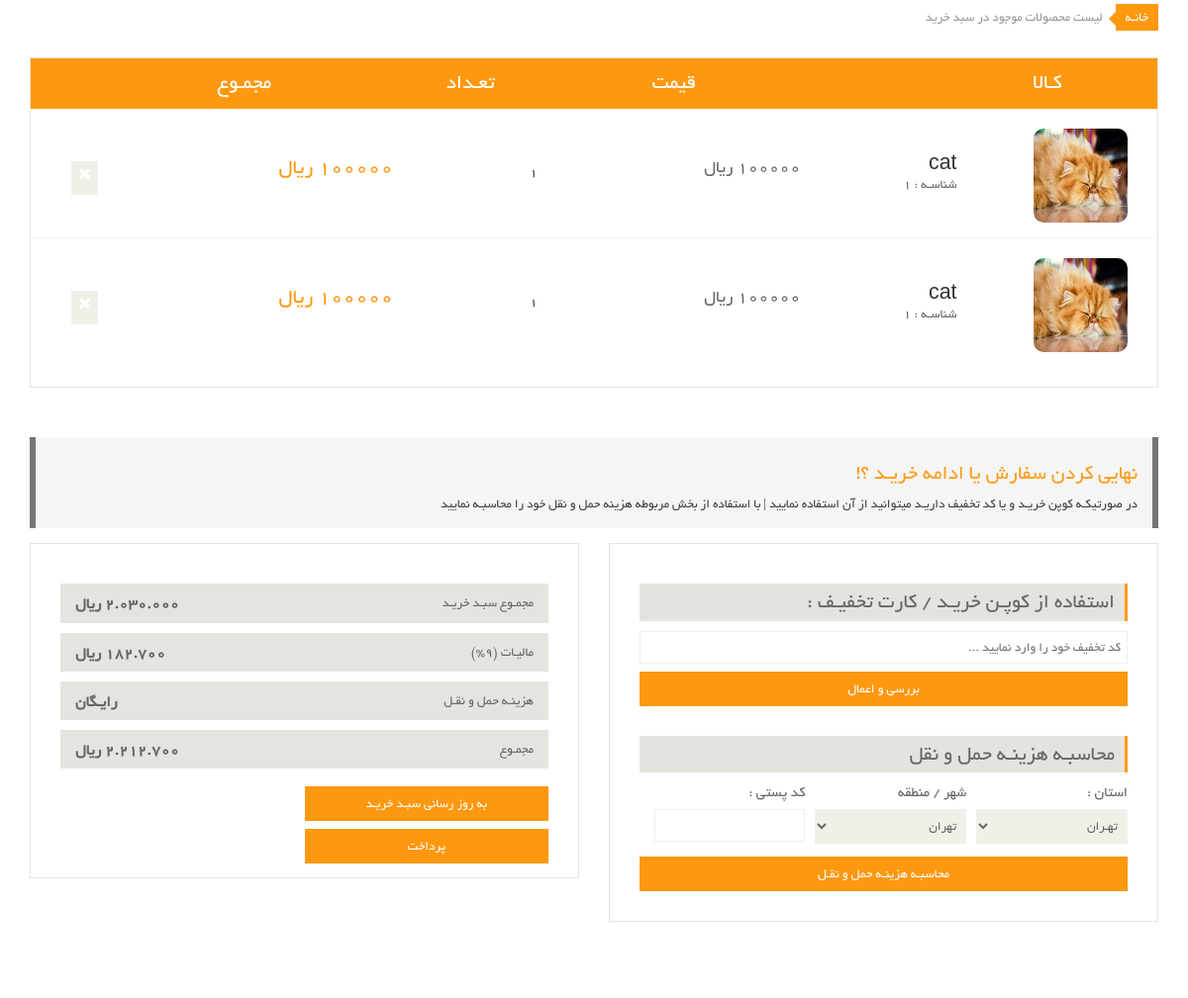
The app's page /order-items (signed in), older data.
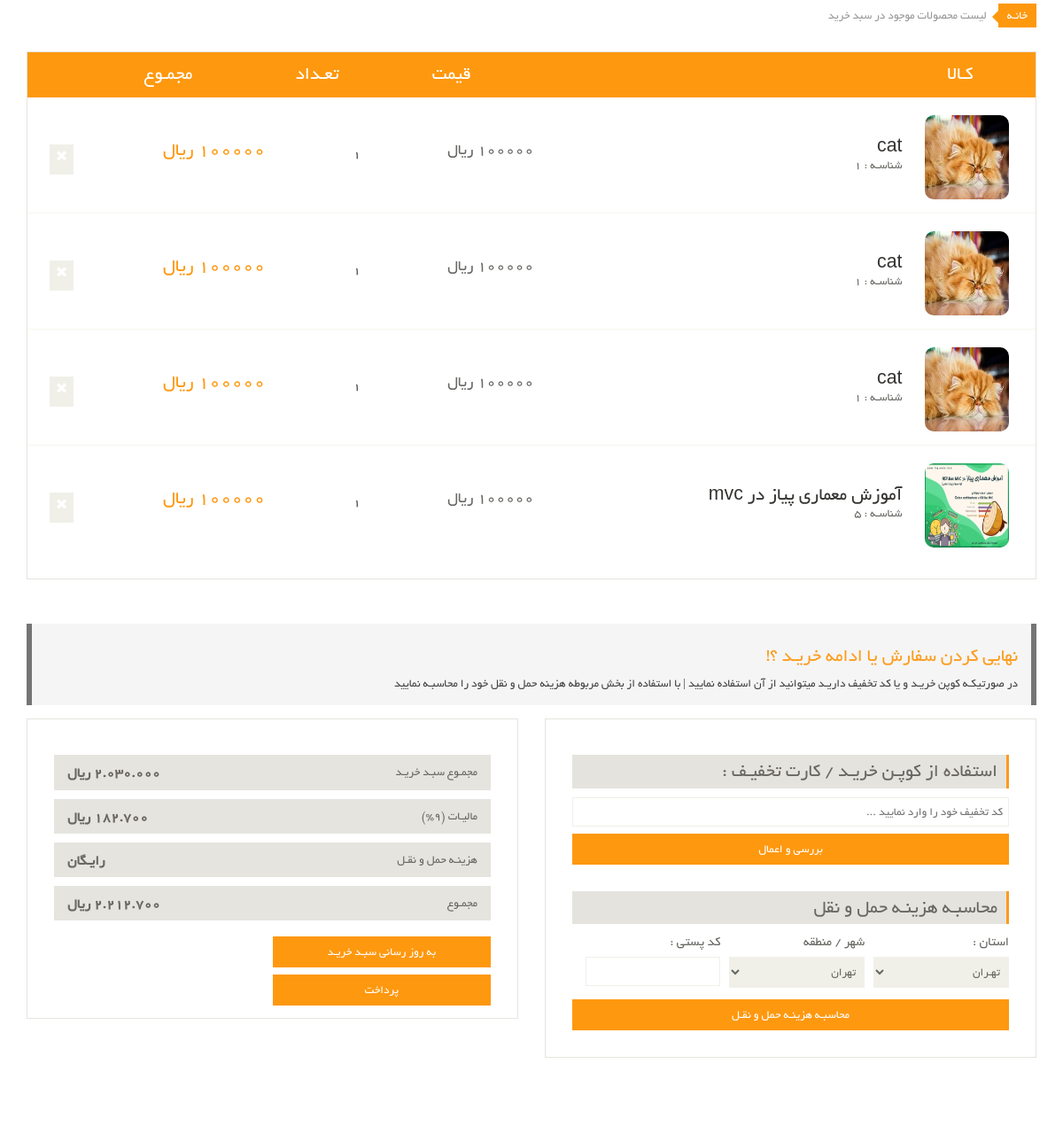
The same page, newer data.
### eshop_order/models.py (models this page shows, shortened)
class OrderDetail(models.Model):
    order = models.ForeignKey(Order, on_delete=models.CASCADE, verbose_name='سبد خرید')
    product = models.ForeignKey(Product, on_delete=models.CASCADE, verbose_name='محصول')
    price = models.IntegerField(verbose_name='قیمت محصول')
    size = models.CharField(default='X',max_length=10,verbose_name='سایز')
    color = models.CharField(default='آبی',max_length=50,verbose_name='رنگ')
    count = models.IntegerField(verbose_name='تعداد')
    is_send = models.BooleanField(default=False, verbose_name='ارسال شده / نشده')
    class Meta:
        verbose_name = 'جزییات محصول'
        verbose_name_plural = 'اطلاعات جزییات محصولات'
    def detail_price_sum(self):
        return self.count * self.price

### eshop_products/models.py (models this page shows, shortened)
class Product(models.Model):
    title = models.CharField(max_length=40, verbose_name='عنوان')
    description = models.TextField(verbose_name='توضیحات')
    price = models.IntegerField(verbose_name='قیمت')
    image = models.ImageField(upload_to='products/', null=True, verbose_name='تصویر')
    attribute = models.ManyToManyField(ProductAttribute,blank=True, verbose_name='مشخصات')
    slug = models.SlugField(unique=True, verbose_name='شناسه')
    active = models.BooleanField(default=False, verbose_name='موجود / ناموجود')
    timestamp = models.DateTimeField(auto_now_add=True, verbose_name='تاریخ')
    category = models.ManyToManyField(ProductCategory, blank=True, verbose_name='دسته بندی ها')
    likes = models.ManyToManyField(User, blank=True,verbose_name="لایک ها")
    objects = ProductManager()
    class Meta:
        verbose_name_plural = 'محصولات'
        verbose_name = 'محصول'
        ordering = ['id']
    def thumbnail_pic(self):
        return format_html(f"<img  width=120 height=100 style='border-radius : 20px;' src={self.image.url} />")
    thumbnail_pic.short_description = 'تصویر'

### eshop_order/views.py (the view)
# urls.py: path('order-items', user_order_items, name='order-items'),
@login_required(login_url='/login')
def user_order_items(request):
    user_id = request.user.id
    order = Order.objects.filter(owner_id=user_id, is_paid=False).first()
    if order is None:
        raise Http404('کاربر هیچ محصولی در سبد خرید ندارد')
    order_items = OrderDetail.objects.all().filter(order=order)
    context = {
        "order": order_items
    }
    return render(request, 'order/user_order_detail.html', context)

### eshop_order/templates/order/user_order_detail.html (shortened to what this page needs)
{% extends 'shared/Main_Layout.html' %}
{% load static %}
{% block content %}
<section id="cart_items">
		<div class="container">
			<div class="breadcrumbs">
				<ol class="breadcrumb">
				  <li><a href="{% url 'home_page' %}">خانـه</a></li>
				  <li class="active">لیست محصولات موجود در سبد خرید</li>
				</ol>
			</div>
			{% if order.count != 0 %}
                <div class="table-responsive cart_info">
				<table class="table table-condensed">
					<thead>
						<tr class="cart_menu">
							<td class="image">کـالا</td>
							<td class="description"></td>
							<td class="price">قیمت</td>
							<td class="quantity">تعـداد</td>
							<td class="total">مجمـوع</td>
							<td></td>
						</tr>
					</thead>
					<tbody>
						{% for items in order %}
                            <tr>
							<td class="cart_product">
								<a href=""><img style="width: 95px;height: 95px; border-radius: 10px;" src="{{ items.product.image.url }}" alt=""></a>
							</td>
							<td class="cart_description">
								<h4>
                                    <a href="/products/{{ items.product.id }}/{{ items.product.slug }}">
                                    {{ items.product.title  }}
                                    </a>
                                </h4>
								<p>شناسـه : {{ items.product.id }}</p>
							</td>
							<td class="cart_price">
								<p> {{ items.product.price}} ریال </p>
							</td>
							<td class="cart_quantity">
								<div class="cart_quantity_button">
									<span>
                                        {{ items.count }}
                                    </span>
								</div>
							</td>
							<td class="cart_total">
								<p class="cart_total_price">{{ items.detail_price_sum}} ريال </p>
							</td>
							<td class="cart_delete">
								<a class="cart_quantity_delete" href="{% url 'delete-user-order' item_id=items.id %} "><i class="fa fa-times"></i></a>
							</td>
						</tr>
						{% endfor %}
					</tbody>
				</table>
			</div>
            {% else %}
                <div class="alert alert-warning">
                <h3 style="color:#690e07;" align="center">
                  هیچ محصولی در سبد خرید شما وجود ندارد
                </h3>
                </div>
			{% endif %}
		</div>
	</section>
    <section id="do_action">
		<div class="container">
			<div class="heading">
				<h3>نهایی کردن سفارش یا ادامه خریـد ؟! </h3>
				<p>در صورتیکـه کوپن خریـد و یا کد تخفیف داریـد میتوانید از آن استفاده نمایید | با استفاده از بخش مربوطه هزینه حمل و نقل خود را محاسبـه نمایید</p>
			</div>
			<div class="row">
				<div class="col-sm-6">
					<div class="chose_area">
						<ul class="user_option">
							<li>
								<h3>استفاده از کوپـن خریـد / کارت تخفیـف :</h3>
							</li>
							<li class="single_field zip-field">
								<input type="text" placeholder="کد تخفیف خود را وارد نمایید ...">
							</li>
							<li>
								<a class="btn btn-default update" href="">بررسی و اعمال</a>
							</li>
						</ul>
						<ul class="user_info">
							<h3>محاسبـه هزینـه حمل و نقل</h3>
							<li class="single_field">
								<label>استان :</label>
								<select>
									<option>تهـران</option>
								</select>
							</li>
							<li class="single_field">
								<label>شهر / منطقه</label>
								<select>
									<option>تهران</option>
								</select>
							</li>
							<li class="single_field zip-field">
								<label>کد پستی :</label>
								<input type="text">
							</li>
						</ul>
						<a class="btn btn-default update" href="">محاسبـه هزینـه حمل و نقـل</a>
					</div>
				</div>
				<div class="col-sm-6">
					<div class="total_area">
						<ul>
							<li>مجمـوع سبـد خریـد <span>2.030.000 ريال</span></li>
							<li>مالیـات (9%) <span>182.700 ريال</span></li>
							<li>هزینـه حمل و نقـل <span>رایـگان</span></li>
							<li>مجمـوع <span>2.212.700 ريال</span></li>
						</ul>
							<a class="btn btn-default update" href="shop.html">به روز رسانی سبـد خریـد </a>
							<a class="btn btn-default check_out" href="checkout.html">پرداخت</a>
					</div>
				</div>
			</div>
		</div>
	</section>
{% endblock %}

### templates/shared/Main_Layout.html (shortened to what this page needs)
{% load render_partial %}
<!DOCTYPE html>
<html lang="en">
<head>
    {% include 'shared/header_refrences.html' %}
</head>
<body>
{% block content %}
{% endblock %}
</body>
</html>

### templates/shared/header_refrences.html (shortened to what this page needs)
{% load static %}
<link href="{% static 'css/bootstrap.min.css' %}" rel="stylesheet">
<link href="{% static 'css/font-awesome.min.css' %}" rel="stylesheet">
<link href="{% static 'css/prettyPhoto.css' %}" rel="stylesheet">
<link href="{% static 'css/price-range.css' %}" rel="stylesheet">
<link href="{% static 'css/animate.css' %}" rel="stylesheet">
<link href="{% static 'css/main.css' %}" rel="stylesheet">
<link href="{% static 'css/responsive.css' %}" rel="stylesheet">

### templates/shared/footer_refrences.html (shortened to what this page needs)
{% load static %}

### assets/css/main.css (style rules this page uses)
body { font-family: 'BYekan'; font-size: 10pt; position: relative; font-weight: normal; direction: rtl; }
ul li { list-style: none; }
a { -webkit-transition: 300ms; -moz-transition: 300ms; -o-transition: 300ms; transition: 300ms; }
h1, h2, h3, h4, h5, h6 { font-family: 'BYekan', sans-serif; }
#do_action { margin-bottom: 50px; }
.breadcrumbs { position: relative; }
.breadcrumbs .breadcrumb { background:transparent; margin-bottom: 50px; padding-right: 0; }
.breadcrumbs .breadcrumb li a { background:#FE980F; color: #FFFFFF; padding: 3px 10px; }
.breadcrumbs .breadcrumb li a:after { content:""; height:auto; width: auto; border-width: 8px; border-style: solid; border-color: transparent #FE980F transparent transparent; position: absolute; top: 11px; right: 42px; }
.breadcrumbs .breadcrumb > li + li:before { content: " "; }
#cart_items .cart_info { border: 1px solid #E6E4DF; margin-bottom: 50px }
#cart_items .cart_info .cart_menu { background: #FE980F; color: #fff; font-size: 16pt; font-family: 'BYekan', sans-serif; font-weight: normal; text-align: center; }
#cart_items .cart_info .table.table-condensed thead tr { height: 51px; }
#cart_items .cart_info .table.table-condensed tr { border-bottom: 1px solid#F7F7F0 }
#cart_items .cart_info .table.table-condensed tr:last-child { border-bottom: 0 }
.cart_info table tr td { border-top: 0 none; vertical-align: inherit; }
#cart_items .cart_info .image { padding-right: 30px; }
#cart_items .cart_info .cart_description h4 { margin-bottom: 0 }
#cart_items .cart_info .cart_description h4 a { color: #363432; font-family: 'BYekan',sans-serif; font-size: 16pt; font-weight: normal; }
#cart_items .cart_info .cart_description p { color:#696763 }
#cart_items .cart_info .cart_price p { color:#696763; font-size: 18px }
#cart_items .cart_info .cart_total_price { color: #FE980F; font-size: 16pt; }
.cart_product { display: block; margin: 15px 25px 10px -50px; }
.cart_delete { display: block; margin-right: -12px; overflow: hidden; }
.cart_delete a { background:#F0F0E9; color: #FFFFFF; padding: 5px 7px; font-size: 16px }
.heading h3 { color: #363432; font-size: 20px; font-family: 'BYekan', sans-serif; }
.heading p { color: #434343; font-size: 10pt; font-weight: 300; }
#do_action .heading { padding: 5px 15px 5px; border-right: 6px solid #757575; border-left: 6px solid #757575; background: #f5f5f5; margin-bottom: 15px; }
#do_action .heading h3 { color: #FC9D1E; font-size: 16pt !important; }
#do_action .col-sm-6 { float: right !important; }
#do_action .total_area { padding-bottom: 14px !important; }
#do_action .total_area span { font-weight: bold; font-size: 12pt; }
#do_action .total_area, #do_action .chose_area { border: 1px solid #E6E4DF; color: #696763; padding: 30px; margin-bottom: 50px; }
.chose_area h3 { font-size: 16pt; font-weight: normal; border-right: 3px solid #fd9b18; padding: 7px 10px; margin: 10px 0; background: #E5E3DE; }
.total_area span { float: left; }
.total_area ul { padding-right: 0px; }
.chose_area ul { padding-right: 0px; }
.total_area ul li { background:#E6E4DF; color: #696763; margin-top: 10px; padding: 10px 15px; }
.user_info { display: block; margin-bottom: 5px; margin-top: 20px; overflow: hidden; }
.user_info label { color: #696763; display: block; font-size: 15px; font-weight: normal; }
.user_info .single_field { width: 31% }
.user_option .single_field { width: 100% }
.chose_area .single_field.zip-field input { background: transparent; border: 1px solid #F0F0E9; }
.user_info > li { float: right; margin-left: 10px }
.chose_area input, select, textarea { background: #F0F0E9; border:0; color: #696763; padding: 6px; width: 100%; border-radius: 0; resize: none }
.chose_area .update { width: 100%; }
.update, .check_out { background: #FE980F; border-radius: 0; color: #FFFFFF; margin-top: 8px; border: none; padding: 8px 15px; font-size: 10pt; }
.total_area .btn { width: 50% }

Row changes from the older to the newer data that the page shows:
added OrderDetail: product.image (picture), product "cat", product.id "1", count "1"
added OrderDetail: product.image (picture), product "آموزش معماری پیاز در mvc", product.id "5", count "1"
